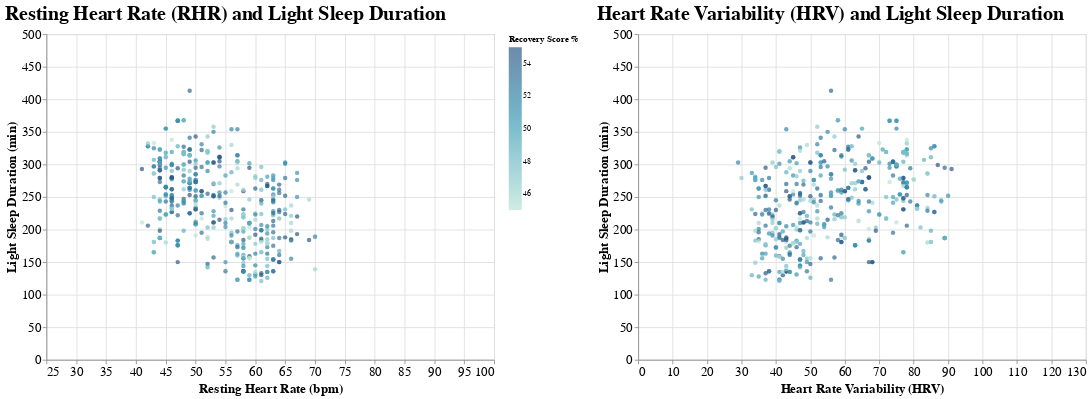

Source (notebook cell):
### Markdown cell above
### Figure 2

### Code cell
# Make a copy of the dataset
df = merged_clean.copy()

# Ensure all interval columns are converted to strings
for col in df.columns:
    if df[col].apply(lambda x: isinstance(x, pd._libs.interval.Interval)).any():
        df[col] = df[col].astype(str)

# Create a slider for Recovery Score %
recovery_slider = alt.binding_range(min=0, max=100, step=1, name='Recovery Score %: ')
recovery_param = alt.param(name='RecoveryFilter', bind=recovery_slider, value=50)

# Base chart for filtering
base = alt.Chart(df).transform_filter(
    (alt.datum['Recovery score %'] >= recovery_param - 5) & 
    (alt.datum['Recovery score %'] <= recovery_param + 5)
).add_params(
    recovery_param
)

# Chart 1: Resting Heart Rate vs Light Sleep Duration
chart1 = base.mark_circle(opacity=0.7).encode(
    x=alt.X('Resting heart rate (bpm):Q', 
            title='Resting Heart Rate (bpm)', 
            scale=alt.Scale(domain=[25, 100]),
            axis=alt.Axis(labelFontSize=16, titleFontSize=16)),
    y=alt.Y('Light sleep duration (min):Q', 
            title='Light Sleep Duration (min)', 
            scale=alt.Scale(domain=[0, 500]),
            axis=alt.Axis(labelFontSize=16, titleFontSize=16)),
    color=alt.Color('Recovery score %:Q', scale=alt.Scale(scheme='tealblues'), legend=alt.Legend(title='Recovery Score %')),
    tooltip=['Resting heart rate (bpm)', 'Light sleep duration (min)', 'Recovery score %']
).properties(
    title='Resting Heart Rate (RHR) and Light Sleep Duration',
    width=550,
    height=400
)

# Chart 2: HRV vs Light Sleep Duration
chart2 = base.mark_circle(opacity=0.7).encode(
    x=alt.X('Heart rate variability (ms):Q', 
            title='Heart Rate Variability (HRV)', 
            scale=alt.Scale(domain=[0, 130]),
            axis=alt.Axis(labelFontSize=16, titleFontSize=16)),
    y=alt.Y('Light sleep duration (min):Q', 
            title='Light Sleep Duration (min)', 
            scale=alt.Scale(domain=[0, 500]),
            axis=alt.Axis(labelFontSize=16, titleFontSize=16)),
    color=alt.Color('Recovery score %:Q', scale=alt.Scale(scheme='tealblues'), legend=None),
    tooltip=['Heart rate variability (ms)', 'Light sleep duration (min)', 'Recovery score %']
).properties(
    title='Heart Rate Variability (HRV) and Light Sleep Duration',
    width=550,
    height=400
)

# Combine the two charts side by side
combined_chart = alt.hconcat(chart1, chart2).resolve_scale(
    color='independent'
).configure_title(
    fontSize=24,
    anchor='start'
)

combined_chart.save('graph2.html')
combined_chart

### Figure 1 — Vega-Lite specification as saved in the notebook (floating-point values rounded to 4 significant figures; data arrays with more than 128 entries replaced by an {"elided": "..."} marker saying what was removed)
{"config": {"view": {"continuousWidth": 300, "continuousHeight": 300}, "title": {"anchor": "start", "fontSize": 24}}, "hconcat": [{"mark": {"type": "circle", "opacity": 0.7}, "encoding": {"color": {"field": "Recovery score %", "legend": {"title": "Recovery Score %"}, "scale": {"scheme": "tealblues"}, "type": "quantitative"}, "tooltip": [{"field": "Resting heart rate (bpm)", "type": "quantitative"}, {"field": "Light sleep duration (min)", "type": "quantitative"}, {"field": "Recovery score %", "type": "quantitative"}], "x": {"axis": {"labelFontSize": 16, "titleFontSize": 16}, "field": "Resting heart rate (bpm)", "scale": {"domain": [25, 100]}, "title": "Resting Heart Rate (bpm)", "type": "quantitative"}, "y": {"axis": {"labelFontSize": 16, "titleFontSize": 16}, "field": "Light sleep duration (min)", "scale": {"domain": [0, 500]}, "title": "Light Sleep Duration (min)", "type": "quantitative"}}, "height": 400, "title": "Resting Heart Rate (RHR) and Light Sleep Duration", "transform": [{"filter": "((datum['Recovery score %'] >= (RecoveryFilter - 5)) && (datum['Recovery score %'] <= (RecoveryFilter + 5)))"}], "width": 550}, {"mark": {"type": "circle", "opacity": 0.7}, "encoding": {"color": {"field": "Recovery score %", "legend": null, "scale": {"scheme": "tealblues"}, "type": "quantitative"}, "tooltip": [{"field": "Heart rate variability (ms)", "type": "quantitative"}, {"field": "Light sleep duration (min)", "type": "quantitative"}, {"field": "Recovery score %", "type": "quantitative"}], "x": {"axis": {"labelFontSize": 16, "titleFontSize": 16}, "field": "Heart rate variability (ms)", "scale": {"domain": [0, 130]}, "title": "Heart Rate Variability (HRV)", "type": "quantitative"}, "y": {"axis": {"labelFontSize": 16, "titleFontSize": 16}, "field": "Light sleep duration (min)", "scale": {"domain": [0, 500]}, "title": "Light Sleep Duration (min)", "type": "quantitative"}}, "height": 400, "title": "Heart Rate Variability (HRV) and Light Sleep Duration", "transform": [{"filter": "((datum['Recovery score %'] >= (RecoveryFilter - 5)) && (datum['Recovery score %'] <= (RecoveryFilter + 5)))"}], "width": 550}], "data": {"name": "data-4e5e2b1204614fb2b9bb394bc74d12cf"}, "params": [{"name": "RecoveryFilter", "bind": {"input": "range", "max": 100, "min": 0, "name": "Recovery Score %: ", "step": 1}, "value": 50}], "resolve": {"scale": {"color": "independent"}}, "$schema": "https://vega.github.io/schema/vega-lite/v5.20.1.json", "datasets": {"data-4e5e2b1204614fb2b9bb394bc74d12cf": {"elided": "2677 records"}}}
